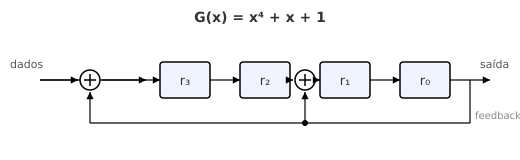

Write Python code to recreate this figure.
#!/usr/bin/env python3
"""Generate SVG of a generic LFSR for CRC computation.

Shows a 4-stage LFSR corresponding to G(x) = x^4 + x + 1.
Input data enters at left, XOR taps at positions determined by the polynomial.
"""
import svgwrite

W, H = 520, 160
dwg = svgwrite.Drawing('lfsr_crc.svg', size=(f'{W}px', f'{H}px'),
                        viewBox=f'0 0 {W} {H}')
dwg.defs.add(dwg.style("""
    text { font-family: 'Inria Sans', 'DejaVu Sans', sans-serif; }
"""))

# Marker for arrowheads
marker = dwg.marker(insert=(6,3), size=(8,6), orient='auto', id='arrow')
marker.add(dwg.path(d='M0,0 L6,3 L0,6 Z', fill='black'))
dwg.defs.add(marker)

REG_W = 50
REG_H = 36
GAP = 30
Y_CENTER = 80
N_STAGES = 4

# Positions of register boxes
reg_x = []
start_x = 160
for i in range(N_STAGES):
    rx = start_x + i * (REG_W + GAP)
    reg_x.append(rx)

def draw_reg(x, y, label):
    dwg.add(dwg.rect((x, y - REG_H//2), (REG_W, REG_H),
                      fill='#f0f4ff', stroke='black', stroke_width=1.5, rx=3))
    dwg.add(dwg.text(label, insert=(x + REG_W//2, y + 5),
                     text_anchor='middle', font_size=13, fill='#333'))

def draw_xor(cx, cy, r=10):
    dwg.add(dwg.circle((cx, cy), r, fill='white', stroke='black', stroke_width=1.5))
    dwg.add(dwg.line((cx - 6, cy), (cx + 6, cy), stroke='black', stroke_width=1.5))
    dwg.add(dwg.line((cx, cy - 6), (cx, cy + 6), stroke='black', stroke_width=1.5))

def arrow(x1, y1, x2, y2):
    dwg.add(dwg.line((x1, y1), (x2, y2), stroke='black', stroke_width=1.2,
                     marker_end=marker.get_funciri()))

# Draw registers
labels = ['r₃', 'r₂', 'r₁', 'r₀']
for i in range(N_STAGES):
    draw_reg(reg_x[i], Y_CENTER, labels[i])

# Input arrow
input_x = 40
dwg.add(dwg.text('dados', insert=(10, Y_CENTER - 12), font_size=11, fill='#555'))
arrow(input_x, Y_CENTER, reg_x[0] - 14, Y_CENTER)

# Output arrow
out_x = reg_x[-1] + REG_W
arrow(out_x, Y_CENTER, out_x + 40, Y_CENTER)

# XOR taps for G(x) = x^4 + x + 1
# Tap at x^0 (input): XOR before r3
xor1_x = reg_x[0] - 14
# Actually: feedback from output XORed with input and fed to specific taps
# For CRC LFSR: data_in XOR r0 -> feedback
# feedback goes to: r3 input, and XOR at r1 input (for x^1 tap)

# Feedback line from output
fb_y = Y_CENTER + REG_H//2 + 25
fb_x_start = out_x + 20
# feedback = r0 XOR data_in
# draw XOR at input
xor_in_x = input_x + 50
xor_in_y = Y_CENTER
draw_xor(xor_in_x, xor_in_y)
# data arrow to XOR
arrow(input_x, Y_CENTER, xor_in_x - 12, Y_CENTER)

# Feedback line: from r0 output, go down, go left, go up to XOR
dwg.add(dwg.line((fb_x_start, Y_CENTER), (fb_x_start, fb_y), 
                  stroke='black', stroke_width=1.2))
dwg.add(dwg.line((fb_x_start, fb_y), (xor_in_x, fb_y),
                  stroke='black', stroke_width=1.2))
dwg.add(dwg.line((xor_in_x, fb_y), (xor_in_x, Y_CENTER + 12),
                  stroke='black', stroke_width=1.2,
                  marker_end=marker.get_funciri()))

# From XOR to r3
arrow(xor_in_x + 12, Y_CENTER, reg_x[0], Y_CENTER)

# Between registers: r3->r2, r2->XOR->r1, r1->r0
# r3 -> r2
arrow(reg_x[0] + REG_W, Y_CENTER, reg_x[1], Y_CENTER)

# r2 -> XOR (tap for x^1) -> r1
xor2_x = reg_x[1] + REG_W + GAP//2
draw_xor(xor2_x, Y_CENTER)
arrow(reg_x[1] + REG_W, Y_CENTER, xor2_x - 12, Y_CENTER)
arrow(xor2_x + 12, Y_CENTER, reg_x[2], Y_CENTER)

# feedback tee to xor2
dwg.add(dwg.line((xor2_x, fb_y), (xor2_x, Y_CENTER + 12),
                  stroke='black', stroke_width=1.2,
                  marker_end=marker.get_funciri()))
# small dot at tee
dwg.add(dwg.circle((xor2_x, fb_y), 3, fill='black'))

# r1 -> r0
arrow(reg_x[2] + REG_W, Y_CENTER, reg_x[3], Y_CENTER)

# Labels
dwg.add(dwg.text('G(x) = x⁴ + x + 1', insert=(W//2, 22),
                 text_anchor='middle', font_size=14, fill='#333', font_weight='bold'))
dwg.add(dwg.text('saída', insert=(out_x + 30, Y_CENTER - 12),
                 font_size=11, fill='#555'))
dwg.add(dwg.text('feedback', insert=(fb_x_start + 5, fb_y - 4),
                 font_size=10, fill='#888'))

dwg.save()
print("Saved lfsr_crc.svg")
